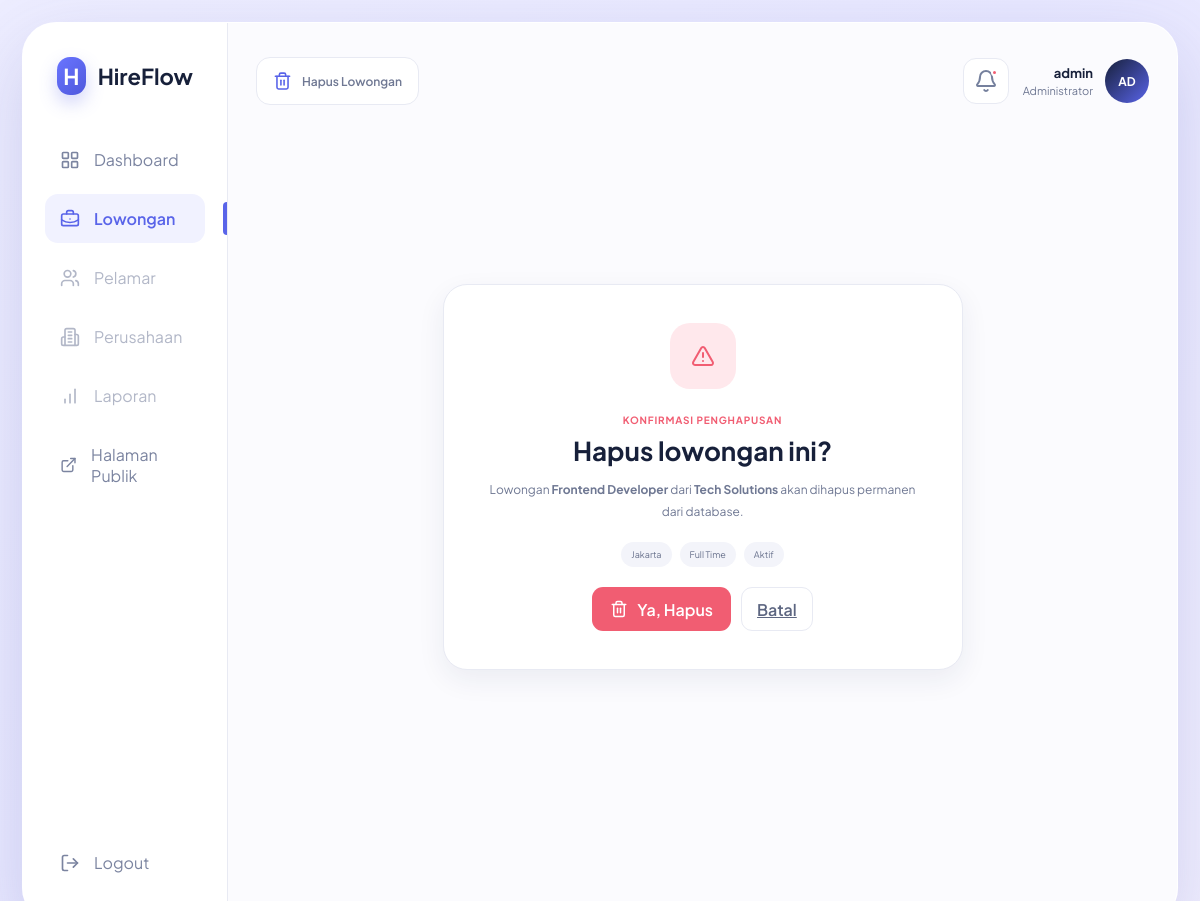
Page /dashboard/lowongan/hapus/6/ (signed in) on the committed database.
### lowongan/models.py (models this page shows, shortened)
class Lowongan(models.Model):
    TIPE_PEKERJAAN = [
        ('full_time', 'Full Time'),
        ('part_time', 'Part Time'),
        ('magang', 'Magang'),
        ('freelance', 'Freelance'),
        ('kontrak', 'Kontrak'),
    ]
    judul = models.CharField(
        max_length=150,
        verbose_name='Posisi Pekerjaan'
    )
    perusahaan = models.CharField(
        max_length=150
    )
    lokasi = models.CharField(
        max_length=150
    )
    tipe_pekerjaan = models.CharField(
        max_length=20,
        choices=TIPE_PEKERJAAN
    )
    deskripsi = models.TextField()
    kualifikasi = models.TextField(
        blank=True
    )
    batas_lamaran = models.DateField(
        blank=True,
        null=True
    )
    status_aktif = models.BooleanField(
        default=True
    )
    dibuat_pada = models.DateTimeField(
        auto_now_add=True
    )
    diperbarui_pada = models.DateTimeField(
        auto_now=True
    )
    class Meta:
        ordering = ['-dibuat_pada']
        verbose_name = 'Lowongan'
        verbose_name_plural = 'Lowongan'

### administrator/views.py (the view)
# urls.py: path('lowongan/hapus/<int:pk>/', views.hapus_lowongan, name='hapus_lowongan'),
@login_required
def hapus_lowongan(request, pk):
    lowongan = get_object_or_404(Lowongan, pk=pk)
    if request.method == 'POST':
        lowongan.delete()
        messages.success(request, 'Lowongan berhasil dihapus.')
        return redirect('administrator:kelola_lowongan')
    return render(
        request,
        'administrator/hapus_lowongan.html',
        {'lowongan': lowongan},
    )

### administrator/templates/administrator/hapus_lowongan.html (shortened to what this page needs)
{% extends 'base_admin.html' %}
{% block nav_lowongan %}active{% endblock %}
{% block topbar_search %}<div class="topbar-page-label"><i data-lucide="trash-2"></i><span>Hapus Lowongan</span></div>{% endblock %}
{% block content %}
<section class="confirm-page">
  <div class="confirm-card">
    <div class="confirm-icon"><i data-lucide="triangle-alert"></i></div>
    <span class="page-kicker danger-text">Konfirmasi Penghapusan</span>
    <h1>Hapus lowongan ini?</h1>
    <p>Lowongan <strong>{{ lowongan.judul }}</strong> dari <strong>{{ lowongan.perusahaan }}</strong> akan dihapus permanen dari database.</p>
    <div class="confirm-job-summary"><span>{{ lowongan.lokasi }}</span><span>{{ lowongan.get_tipe_pekerjaan_display }}</span><span>{% if lowongan.status_aktif %}Aktif{% else %}Nonaktif{% endif %}</span></div>
    <form method="post" class="confirm-actions">
      <button class="danger-button" type="submit"><i data-lucide="trash-2"></i> Ya, Hapus</button>
      <a class="secondary-button" href="{% url 'administrator:kelola_lowongan' %}">Batal</a>
    </form>
  </div>
</section>
{% endblock %}

### templates/base_admin.html (shortened to what this page needs)
{% load static %}
<!DOCTYPE html>
<html lang="id">
<head>
  <link rel="stylesheet" href="{% static 'hireflow/css/style.css' %}">
</head>
<body>
  <div class="page-background">
    <div class="app-shell">
      <aside class="sidebar" id="sidebar">
        <a class="brand" href="{% url 'administrator:dashboard' %}">
          <div class="brand-logo">H</div>
          <span>HireFlow</span>
        </a>
        <nav class="nav-menu">
          <a class="nav-item {% block nav_dashboard %}{% endblock %}" href="{% url 'administrator:dashboard' %}">
            <i data-lucide="layout-grid"></i><span>Dashboard</span>
          </a>
          <a class="nav-item {% block nav_lowongan %}{% endblock %}" href="{% url 'administrator:kelola_lowongan' %}">
            <i data-lucide="briefcase-business"></i><span>Lowongan</span>
          </a>
          <a class="nav-item nav-disabled" href="#" title="Modul pelamar dapat ditambahkan berikutnya">
            <i data-lucide="users"></i><span>Pelamar</span>
          </a>
          <a class="nav-item nav-disabled" href="#" title="Modul perusahaan dapat ditambahkan berikutnya">
            <i data-lucide="building-2"></i><span>Perusahaan</span>
          </a>
          <a class="nav-item nav-disabled" href="#" title="Modul laporan dapat ditambahkan berikutnya">
            <i data-lucide="chart-no-axes-column-increasing"></i><span>Laporan</span>
          </a>
          <a class="nav-item" href="{% url 'lowongan:daftar_lowongan' %}" target="_blank">
            <i data-lucide="external-link"></i><span>Halaman Publik</span>
          </a>
        </nav>
        <form class="sidebar-logout-form" method="post" action="{% url 'logout' %}">
          <button class="logout-button" type="submit">
            <i data-lucide="log-out"></i><span>Logout</span>
          </button>
        </form>
      </aside>
      <main class="main-content">
        <header class="topbar">
          {% block topbar_search %}{% endblock %}
          <div class="topbar-actions">
            <button class="icon-button" type="button" aria-label="Notifikasi">
              <i data-lucide="bell"></i><span class="notification-dot"></span>
            </button>
            <div class="admin-profile">
              <div class="admin-text">
                <strong>{{ request.user.get_full_name|default:request.user.username }}</strong>
                <span>Administrator</span>
              </div>
              <div class="avatar">{{ request.user.username|slice:":2"|upper }}</div>
            </div>
          </div>
        </header>
        {% block content %}{% endblock %}
      </main>
    </div>
  </div>
</body>
</html>

### rows in the picture
Lowongan: judul "Frontend Developer", perusahaan "Tech Solutions", lokasi "Jakarta", tipe_pekerjaan "Full Time"

### other values in the picture
{{ request.user.get_full_name|default:request.user.username }} "admin"
{{ request.user.username|slice:":2"|upper }} "AD"
